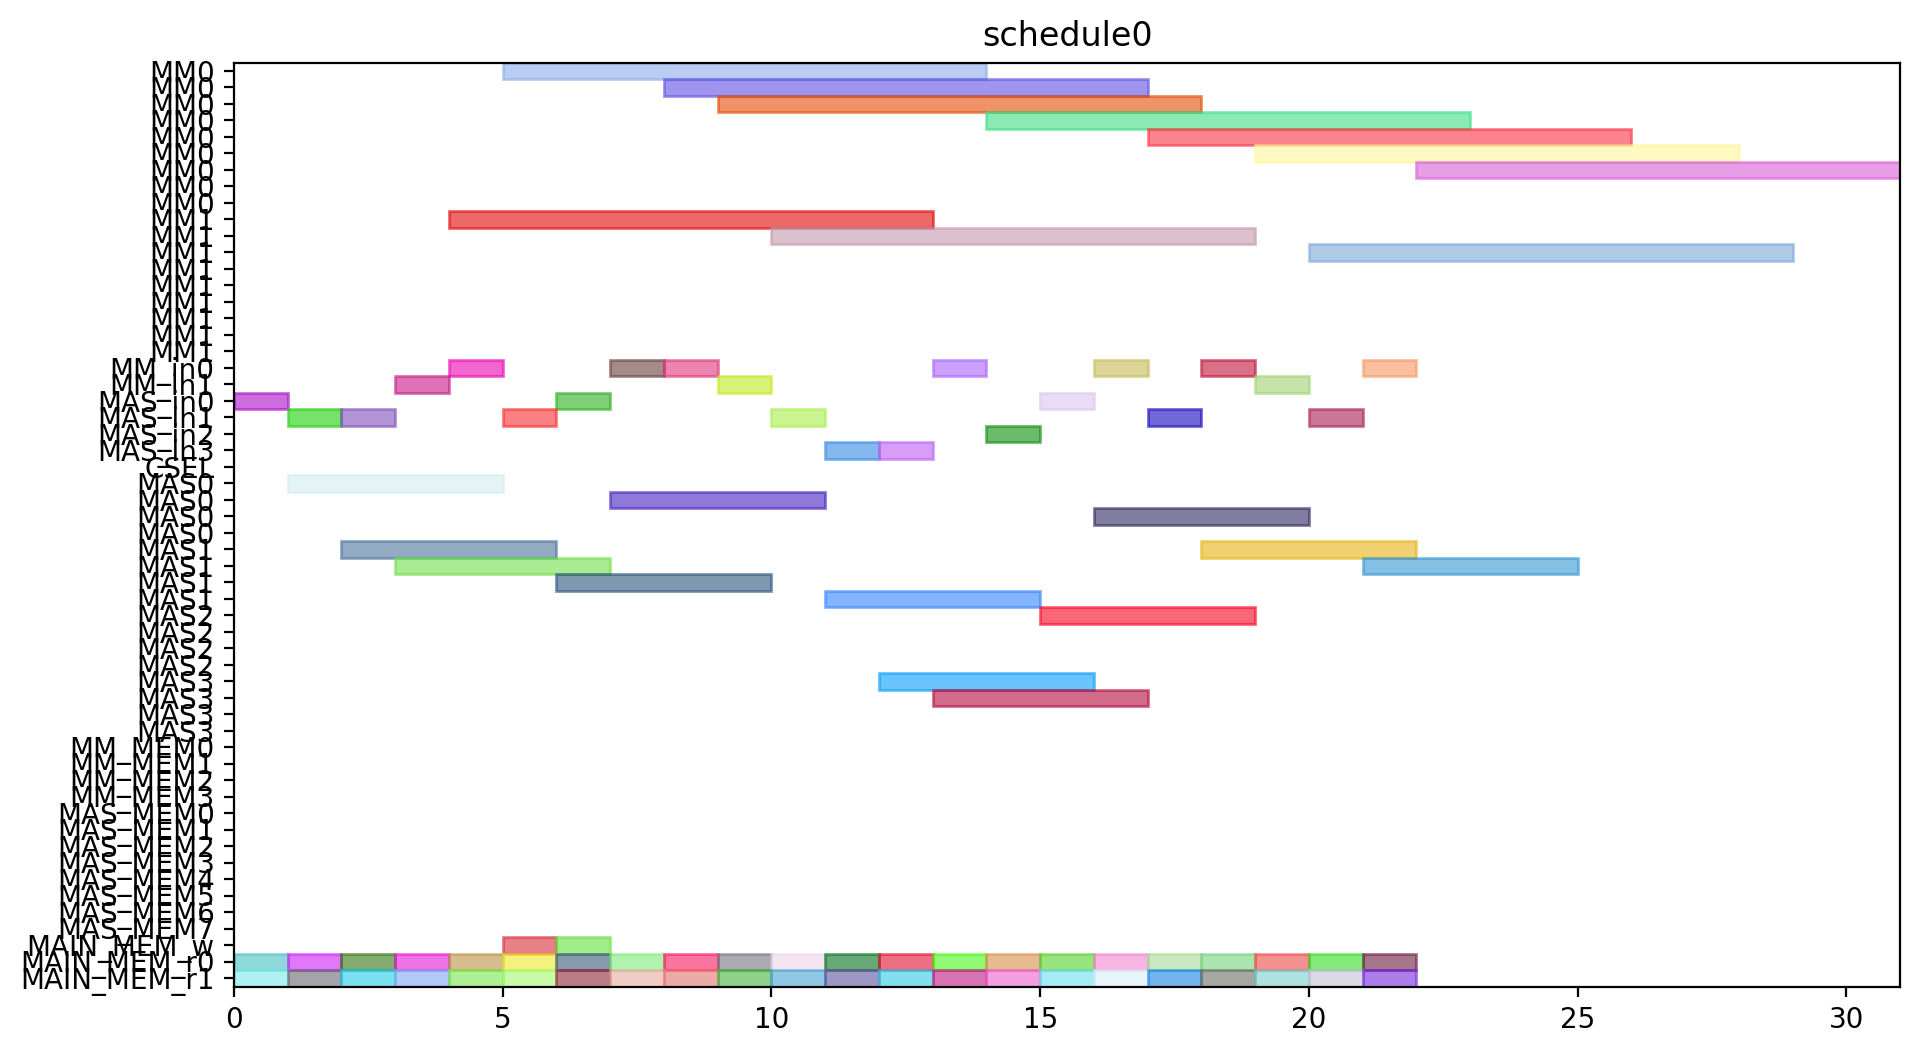

Python code for this plot:
from pyschedule import Scenario, solvers, plotters, alt


def solve():
	horizon = 120
	S = Scenario("schedule0", horizon=horizon)

	# resource
	MM = S.Resources('MM', num=2, size=9)
	MM_in = S.Resources('MM_in', num=2)
	MAS_in = S.Resources('MAS_in', num=4)
	CSEL = S.Resource('CSEL')
	MAS = S.Resources('MAS', num=4, size=4, periods=range(1, horizon))
	MM_MEM = S.Resources('MM_MEM', num=4)
	MAS_MEM = S.Resources('MAS_MEM', num=8)
	MAIN_MEM_w = S.Resource('MAIN_MEM_w', size=1)
	MAIN_MEM_r = S.Resources('MAIN_MEM_r', num=2)

	# result of previous scheduling

	# new tasks
	c10_t0 = S.Task('c10_t0', length=9, delay_cost=1)
	c10_t0 += alt(MM)
	c10_t0_in = S.Task('c10_t0_in', length=1, delay_cost=1)
	c10_t0_in += alt(MM_in)
	S += c10_t0_in*MM_in[0]<=c10_t0*MM[0]
	S += c10_t0_in*MM_in[1]<=c10_t0*MM[1]
	c10_t0_mem0 = S.Task('c10_t0_mem0', length=1, delay_cost=1)
	c10_t0_mem0 += MAIN_MEM_r[0]
	S += c10_t0_mem0 <= c10_t0

	c10_t0_mem1 = S.Task('c10_t0_mem1', length=1, delay_cost=1)
	c10_t0_mem1 += MAIN_MEM_r[1]
	S += c10_t0_mem1 <= c10_t0

	c10_t1 = S.Task('c10_t1', length=9, delay_cost=1)
	c10_t1 += alt(MM)
	c10_t1_in = S.Task('c10_t1_in', length=1, delay_cost=1)
	c10_t1_in += alt(MM_in)
	S += c10_t1_in*MM_in[0]<=c10_t1*MM[0]
	S += c10_t1_in*MM_in[1]<=c10_t1*MM[1]
	c10_t1_mem0 = S.Task('c10_t1_mem0', length=1, delay_cost=1)
	c10_t1_mem0 += MAIN_MEM_r[0]
	S += c10_t1_mem0 <= c10_t1

	c10_t1_mem1 = S.Task('c10_t1_mem1', length=1, delay_cost=1)
	c10_t1_mem1 += MAIN_MEM_r[1]
	S += c10_t1_mem1 <= c10_t1

	c10_t2 = S.Task('c10_t2', length=4, delay_cost=1)
	c10_t2 += alt(MAS)
	c10_t2_in = S.Task('c10_t2_in', length=1, delay_cost=1)
	c10_t2_in += alt(MAS_in)
	S += c10_t2_in*MAS_in[0]<=c10_t2*MAS[0]

	S += c10_t2_in*MAS_in[1]<=c10_t2*MAS[1]

	S += c10_t2_in*MAS_in[2]<=c10_t2*MAS[2]

	S += c10_t2_in*MAS_in[3]<=c10_t2*MAS[3]

	c10_t2_mem0 = S.Task('c10_t2_mem0', length=1, delay_cost=1)
	c10_t2_mem0 += MAIN_MEM_r[0]
	S += c10_t2_mem0 <= c10_t2

	c10_t2_mem1 = S.Task('c10_t2_mem1', length=1, delay_cost=1)
	c10_t2_mem1 += MAIN_MEM_r[1]
	S += c10_t2_mem1 <= c10_t2

	c10_t3 = S.Task('c10_t3', length=4, delay_cost=1)
	c10_t3 += alt(MAS)
	c10_t3_in = S.Task('c10_t3_in', length=1, delay_cost=1)
	c10_t3_in += alt(MAS_in)
	S += c10_t3_in*MAS_in[0]<=c10_t3*MAS[0]

	S += c10_t3_in*MAS_in[1]<=c10_t3*MAS[1]

	S += c10_t3_in*MAS_in[2]<=c10_t3*MAS[2]

	S += c10_t3_in*MAS_in[3]<=c10_t3*MAS[3]

	c10_t3_mem0 = S.Task('c10_t3_mem0', length=1, delay_cost=1)
	c10_t3_mem0 += MAIN_MEM_r[0]
	S += c10_t3_mem0 <= c10_t3

	c10_t3_mem1 = S.Task('c10_t3_mem1', length=1, delay_cost=1)
	c10_t3_mem1 += MAIN_MEM_r[1]
	S += c10_t3_mem1 <= c10_t3

	c20_t0 = S.Task('c20_t0', length=9, delay_cost=1)
	c20_t0 += alt(MM)
	c20_t0_in = S.Task('c20_t0_in', length=1, delay_cost=1)
	c20_t0_in += alt(MM_in)
	S += c20_t0_in*MM_in[0]<=c20_t0*MM[0]
	S += c20_t0_in*MM_in[1]<=c20_t0*MM[1]
	c20_t0_mem0 = S.Task('c20_t0_mem0', length=1, delay_cost=1)
	c20_t0_mem0 += MAIN_MEM_r[0]
	S += c20_t0_mem0 <= c20_t0

	c20_t0_mem1 = S.Task('c20_t0_mem1', length=1, delay_cost=1)
	c20_t0_mem1 += MAIN_MEM_r[1]
	S += c20_t0_mem1 <= c20_t0

	c20_t1 = S.Task('c20_t1', length=9, delay_cost=1)
	c20_t1 += alt(MM)
	c20_t1_in = S.Task('c20_t1_in', length=1, delay_cost=1)
	c20_t1_in += alt(MM_in)
	S += c20_t1_in*MM_in[0]<=c20_t1*MM[0]
	S += c20_t1_in*MM_in[1]<=c20_t1*MM[1]
	c20_t1_mem0 = S.Task('c20_t1_mem0', length=1, delay_cost=1)
	c20_t1_mem0 += MAIN_MEM_r[0]
	S += c20_t1_mem0 <= c20_t1

	c20_t1_mem1 = S.Task('c20_t1_mem1', length=1, delay_cost=1)
	c20_t1_mem1 += MAIN_MEM_r[1]
	S += c20_t1_mem1 <= c20_t1

	c20_t2 = S.Task('c20_t2', length=4, delay_cost=1)
	c20_t2 += alt(MAS)
	c20_t2_in = S.Task('c20_t2_in', length=1, delay_cost=1)
	c20_t2_in += alt(MAS_in)
	S += c20_t2_in*MAS_in[0]<=c20_t2*MAS[0]

	S += c20_t2_in*MAS_in[1]<=c20_t2*MAS[1]

	S += c20_t2_in*MAS_in[2]<=c20_t2*MAS[2]

	S += c20_t2_in*MAS_in[3]<=c20_t2*MAS[3]

	c20_t2_mem0 = S.Task('c20_t2_mem0', length=1, delay_cost=1)
	c20_t2_mem0 += MAIN_MEM_r[0]
	S += c20_t2_mem0 <= c20_t2

	c20_t2_mem1 = S.Task('c20_t2_mem1', length=1, delay_cost=1)
	c20_t2_mem1 += MAIN_MEM_r[1]
	S += c20_t2_mem1 <= c20_t2

	c20_t3 = S.Task('c20_t3', length=4, delay_cost=1)
	c20_t3 += alt(MAS)
	c20_t3_in = S.Task('c20_t3_in', length=1, delay_cost=1)
	c20_t3_in += alt(MAS_in)
	S += c20_t3_in*MAS_in[0]<=c20_t3*MAS[0]

	S += c20_t3_in*MAS_in[1]<=c20_t3*MAS[1]

	S += c20_t3_in*MAS_in[2]<=c20_t3*MAS[2]

	S += c20_t3_in*MAS_in[3]<=c20_t3*MAS[3]

	c20_t3_mem0 = S.Task('c20_t3_mem0', length=1, delay_cost=1)
	c20_t3_mem0 += MAIN_MEM_r[0]
	S += c20_t3_mem0 <= c20_t3

	c20_t3_mem1 = S.Task('c20_t3_mem1', length=1, delay_cost=1)
	c20_t3_mem1 += MAIN_MEM_r[1]
	S += c20_t3_mem1 <= c20_t3

	c01_t0 = S.Task('c01_t0', length=9, delay_cost=1)
	c01_t0 += alt(MM)
	c01_t0_in = S.Task('c01_t0_in', length=1, delay_cost=1)
	c01_t0_in += alt(MM_in)
	S += c01_t0_in*MM_in[0]<=c01_t0*MM[0]
	S += c01_t0_in*MM_in[1]<=c01_t0*MM[1]
	c01_t0_mem0 = S.Task('c01_t0_mem0', length=1, delay_cost=1)
	c01_t0_mem0 += MAIN_MEM_r[0]
	S += c01_t0_mem0 <= c01_t0

	c01_t0_mem1 = S.Task('c01_t0_mem1', length=1, delay_cost=1)
	c01_t0_mem1 += MAIN_MEM_r[1]
	S += c01_t0_mem1 <= c01_t0

	c01_t1 = S.Task('c01_t1', length=9, delay_cost=1)
	c01_t1 += alt(MM)
	c01_t1_in = S.Task('c01_t1_in', length=1, delay_cost=1)
	c01_t1_in += alt(MM_in)
	S += c01_t1_in*MM_in[0]<=c01_t1*MM[0]
	S += c01_t1_in*MM_in[1]<=c01_t1*MM[1]
	c01_t1_mem0 = S.Task('c01_t1_mem0', length=1, delay_cost=1)
	c01_t1_mem0 += MAIN_MEM_r[0]
	S += c01_t1_mem0 <= c01_t1

	c01_t1_mem1 = S.Task('c01_t1_mem1', length=1, delay_cost=1)
	c01_t1_mem1 += MAIN_MEM_r[1]
	S += c01_t1_mem1 <= c01_t1

	c01_t2 = S.Task('c01_t2', length=4, delay_cost=1)
	c01_t2 += alt(MAS)
	c01_t2_in = S.Task('c01_t2_in', length=1, delay_cost=1)
	c01_t2_in += alt(MAS_in)
	S += c01_t2_in*MAS_in[0]<=c01_t2*MAS[0]

	S += c01_t2_in*MAS_in[1]<=c01_t2*MAS[1]

	S += c01_t2_in*MAS_in[2]<=c01_t2*MAS[2]

	S += c01_t2_in*MAS_in[3]<=c01_t2*MAS[3]

	c01_t2_mem0 = S.Task('c01_t2_mem0', length=1, delay_cost=1)
	c01_t2_mem0 += MAIN_MEM_r[0]
	S += c01_t2_mem0 <= c01_t2

	c01_t2_mem1 = S.Task('c01_t2_mem1', length=1, delay_cost=1)
	c01_t2_mem1 += MAIN_MEM_r[1]
	S += c01_t2_mem1 <= c01_t2

	c01_t3 = S.Task('c01_t3', length=4, delay_cost=1)
	c01_t3 += alt(MAS)
	c01_t3_in = S.Task('c01_t3_in', length=1, delay_cost=1)
	c01_t3_in += alt(MAS_in)
	S += c01_t3_in*MAS_in[0]<=c01_t3*MAS[0]

	S += c01_t3_in*MAS_in[1]<=c01_t3*MAS[1]

	S += c01_t3_in*MAS_in[2]<=c01_t3*MAS[2]

	S += c01_t3_in*MAS_in[3]<=c01_t3*MAS[3]

	c01_t3_mem0 = S.Task('c01_t3_mem0', length=1, delay_cost=1)
	c01_t3_mem0 += MAIN_MEM_r[0]
	S += c01_t3_mem0 <= c01_t3

	c01_t3_mem1 = S.Task('c01_t3_mem1', length=1, delay_cost=1)
	c01_t3_mem1 += MAIN_MEM_r[1]
	S += c01_t3_mem1 <= c01_t3

	c11_t0 = S.Task('c11_t0', length=9, delay_cost=1)
	c11_t0 += alt(MM)
	c11_t0_in = S.Task('c11_t0_in', length=1, delay_cost=1)
	c11_t0_in += alt(MM_in)
	S += c11_t0_in*MM_in[0]<=c11_t0*MM[0]
	S += c11_t0_in*MM_in[1]<=c11_t0*MM[1]
	c11_t0_mem0 = S.Task('c11_t0_mem0', length=1, delay_cost=1)
	c11_t0_mem0 += MAIN_MEM_r[0]
	S += c11_t0_mem0 <= c11_t0

	c11_t0_mem1 = S.Task('c11_t0_mem1', length=1, delay_cost=1)
	c11_t0_mem1 += MAIN_MEM_r[1]
	S += c11_t0_mem1 <= c11_t0

	c11_t1 = S.Task('c11_t1', length=9, delay_cost=1)
	c11_t1 += alt(MM)
	c11_t1_in = S.Task('c11_t1_in', length=1, delay_cost=1)
	c11_t1_in += alt(MM_in)
	S += c11_t1_in*MM_in[0]<=c11_t1*MM[0]
	S += c11_t1_in*MM_in[1]<=c11_t1*MM[1]
	c11_t1_mem0 = S.Task('c11_t1_mem0', length=1, delay_cost=1)
	c11_t1_mem0 += MAIN_MEM_r[0]
	S += c11_t1_mem0 <= c11_t1

	c11_t1_mem1 = S.Task('c11_t1_mem1', length=1, delay_cost=1)
	c11_t1_mem1 += MAIN_MEM_r[1]
	S += c11_t1_mem1 <= c11_t1

	c11_t2 = S.Task('c11_t2', length=4, delay_cost=1)
	c11_t2 += alt(MAS)
	c11_t2_in = S.Task('c11_t2_in', length=1, delay_cost=1)
	c11_t2_in += alt(MAS_in)
	S += c11_t2_in*MAS_in[0]<=c11_t2*MAS[0]

	S += c11_t2_in*MAS_in[1]<=c11_t2*MAS[1]

	S += c11_t2_in*MAS_in[2]<=c11_t2*MAS[2]

	S += c11_t2_in*MAS_in[3]<=c11_t2*MAS[3]

	c11_t2_mem0 = S.Task('c11_t2_mem0', length=1, delay_cost=1)
	c11_t2_mem0 += MAIN_MEM_r[0]
	S += c11_t2_mem0 <= c11_t2

	c11_t2_mem1 = S.Task('c11_t2_mem1', length=1, delay_cost=1)
	c11_t2_mem1 += MAIN_MEM_r[1]
	S += c11_t2_mem1 <= c11_t2

	c11_t3 = S.Task('c11_t3', length=4, delay_cost=1)
	c11_t3 += alt(MAS)
	c11_t3_in = S.Task('c11_t3_in', length=1, delay_cost=1)
	c11_t3_in += alt(MAS_in)
	S += c11_t3_in*MAS_in[0]<=c11_t3*MAS[0]

	S += c11_t3_in*MAS_in[1]<=c11_t3*MAS[1]

	S += c11_t3_in*MAS_in[2]<=c11_t3*MAS[2]

	S += c11_t3_in*MAS_in[3]<=c11_t3*MAS[3]

	c11_t3_mem0 = S.Task('c11_t3_mem0', length=1, delay_cost=1)
	c11_t3_mem0 += MAIN_MEM_r[0]
	S += c11_t3_mem0 <= c11_t3

	c11_t3_mem1 = S.Task('c11_t3_mem1', length=1, delay_cost=1)
	c11_t3_mem1 += MAIN_MEM_r[1]
	S += c11_t3_mem1 <= c11_t3

	c21_t0 = S.Task('c21_t0', length=9, delay_cost=1)
	c21_t0 += alt(MM)
	c21_t0_in = S.Task('c21_t0_in', length=1, delay_cost=1)
	c21_t0_in += alt(MM_in)
	S += c21_t0_in*MM_in[0]<=c21_t0*MM[0]
	S += c21_t0_in*MM_in[1]<=c21_t0*MM[1]
	c21_t0_mem0 = S.Task('c21_t0_mem0', length=1, delay_cost=1)
	c21_t0_mem0 += MAIN_MEM_r[0]
	S += c21_t0_mem0 <= c21_t0

	c21_t0_mem1 = S.Task('c21_t0_mem1', length=1, delay_cost=1)
	c21_t0_mem1 += MAIN_MEM_r[1]
	S += c21_t0_mem1 <= c21_t0

	c21_t1 = S.Task('c21_t1', length=9, delay_cost=1)
	c21_t1 += alt(MM)
	c21_t1_in = S.Task('c21_t1_in', length=1, delay_cost=1)
	c21_t1_in += alt(MM_in)
	S += c21_t1_in*MM_in[0]<=c21_t1*MM[0]
	S += c21_t1_in*MM_in[1]<=c21_t1*MM[1]
	c21_t1_mem0 = S.Task('c21_t1_mem0', length=1, delay_cost=1)
	c21_t1_mem0 += MAIN_MEM_r[0]
	S += c21_t1_mem0 <= c21_t1

	c21_t1_mem1 = S.Task('c21_t1_mem1', length=1, delay_cost=1)
	c21_t1_mem1 += MAIN_MEM_r[1]
	S += c21_t1_mem1 <= c21_t1

	c21_t2 = S.Task('c21_t2', length=4, delay_cost=1)
	c21_t2 += alt(MAS)
	c21_t2_in = S.Task('c21_t2_in', length=1, delay_cost=1)
	c21_t2_in += alt(MAS_in)
	S += c21_t2_in*MAS_in[0]<=c21_t2*MAS[0]

	S += c21_t2_in*MAS_in[1]<=c21_t2*MAS[1]

	S += c21_t2_in*MAS_in[2]<=c21_t2*MAS[2]

	S += c21_t2_in*MAS_in[3]<=c21_t2*MAS[3]

	c21_t2_mem0 = S.Task('c21_t2_mem0', length=1, delay_cost=1)
	c21_t2_mem0 += MAIN_MEM_r[0]
	S += c21_t2_mem0 <= c21_t2

	c21_t2_mem1 = S.Task('c21_t2_mem1', length=1, delay_cost=1)
	c21_t2_mem1 += MAIN_MEM_r[1]
	S += c21_t2_mem1 <= c21_t2

	c21_t3 = S.Task('c21_t3', length=4, delay_cost=1)
	c21_t3 += alt(MAS)
	c21_t3_in = S.Task('c21_t3_in', length=1, delay_cost=1)
	c21_t3_in += alt(MAS_in)
	S += c21_t3_in*MAS_in[0]<=c21_t3*MAS[0]

	S += c21_t3_in*MAS_in[1]<=c21_t3*MAS[1]

	S += c21_t3_in*MAS_in[2]<=c21_t3*MAS[2]

	S += c21_t3_in*MAS_in[3]<=c21_t3*MAS[3]

	c21_t3_mem0 = S.Task('c21_t3_mem0', length=1, delay_cost=1)
	c21_t3_mem0 += MAIN_MEM_r[0]
	S += c21_t3_mem0 <= c21_t3

	c21_t3_mem1 = S.Task('c21_t3_mem1', length=1, delay_cost=1)
	c21_t3_mem1 += MAIN_MEM_r[1]
	S += c21_t3_mem1 <= c21_t3

	c000 = S.Task('c000', length=4, delay_cost=1)
	c000 += alt(MAS)
	c000_in = S.Task('c000_in', length=1, delay_cost=1)
	c000_in += alt(MAS_in)
	S += c000_in*MAS_in[0]<=c000*MAS[0]

	S += c000_in*MAS_in[1]<=c000*MAS[1]

	S += c000_in*MAS_in[2]<=c000*MAS[2]

	S += c000_in*MAS_in[3]<=c000*MAS[3]

	S += 0<c000

	c000_w = S.Task('c000_w', length=1, delay_cost=1)
	c000_w += alt(MAIN_MEM_w)
	S += c000 <= c000_w

	c000_mem0 = S.Task('c000_mem0', length=1, delay_cost=1)
	c000_mem0 += MAIN_MEM_r[0]
	S += c000_mem0 <= c000

	c000_mem1 = S.Task('c000_mem1', length=1, delay_cost=1)
	c000_mem1 += MAIN_MEM_r[1]
	S += c000_mem1 <= c000

	c001 = S.Task('c001', length=4, delay_cost=1)
	c001 += alt(MAS)
	c001_in = S.Task('c001_in', length=1, delay_cost=1)
	c001_in += alt(MAS_in)
	S += c001_in*MAS_in[0]<=c001*MAS[0]

	S += c001_in*MAS_in[1]<=c001*MAS[1]

	S += c001_in*MAS_in[2]<=c001*MAS[2]

	S += c001_in*MAS_in[3]<=c001*MAS[3]

	S += 0<c001

	c001_w = S.Task('c001_w', length=1, delay_cost=1)
	c001_w += alt(MAIN_MEM_w)
	S += c001 <= c001_w

	c001_mem0 = S.Task('c001_mem0', length=1, delay_cost=1)
	c001_mem0 += MAIN_MEM_r[0]
	S += c001_mem0 <= c001

	c001_mem1 = S.Task('c001_mem1', length=1, delay_cost=1)
	c001_mem1 += MAIN_MEM_r[1]
	S += c001_mem1 <= c001

	solvers.mip.solve(S,msg=1,kind='CPLEX',ratio_gap=1.01)

	solution = [['hoge']*len(S.solution()[1]) for i in range(len(S.solution()))]
	for i in range(len(S.solution())):
		for j in range(len(S.solution()[i])):
			solution[i][j]=str(S.solution()[i][j])
	print(solution)

	cycles = int(solution[-1][3])

	pic_file_name = "/mnt/rose/usr1/fukuda/ABE/multiRAM_multiMAS_16mux/scheduling_result/stage9MM2_stage4MAS4/FROB/schedule0.png"
	if(S.solution() != []):
		plotters.matplotlib.plot(S,img_filename=pic_file_name, show_task_labels=False, fig_size=(cycles*0.25+3, 6))

	return solution
